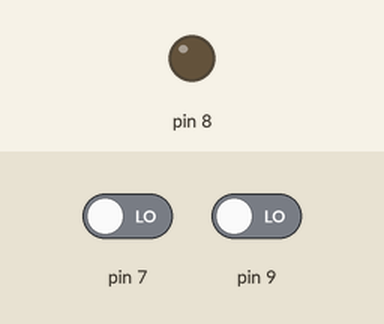
The sketch below on a simulated Arduino Uno, built with avr-gcc and run on an emulated ATmega328P. Shown: output pins drawn as LEDs (lit = HIGH). Inputs (shaded band) come from the test bench; at power-on: pin 7 LOW, pin 9 LOW.

Above: at 1.2 s.
1.3 s: pin 7 driven HIGH
At 1.8 s:
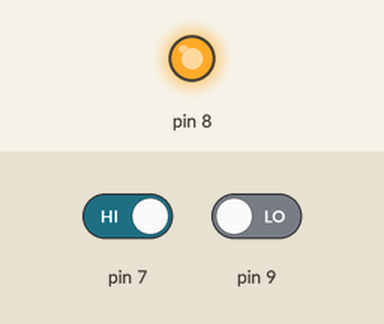
Timing chart, 0 to 4.3 s (numbered marks = the images above; inputs shaded):
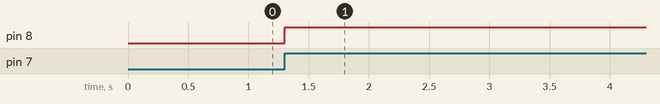

The sketch:

sketch_prat2funcionando.ino
```cpp
void setup() {

  pinMode(7,INPUT);
  pinMode(8,OUTPUT);
  pinMode(9,INPUT);

}

void loop() {
  if(digitalRead(7)){
    digitalWrite(8,HIGH);
  }else if(digitalRead(9)){
    digitalWrite(8,LOW);
  }

}
```

Measured:
- after the input at 1.3 s, pin 8: LOW → HIGH at once
